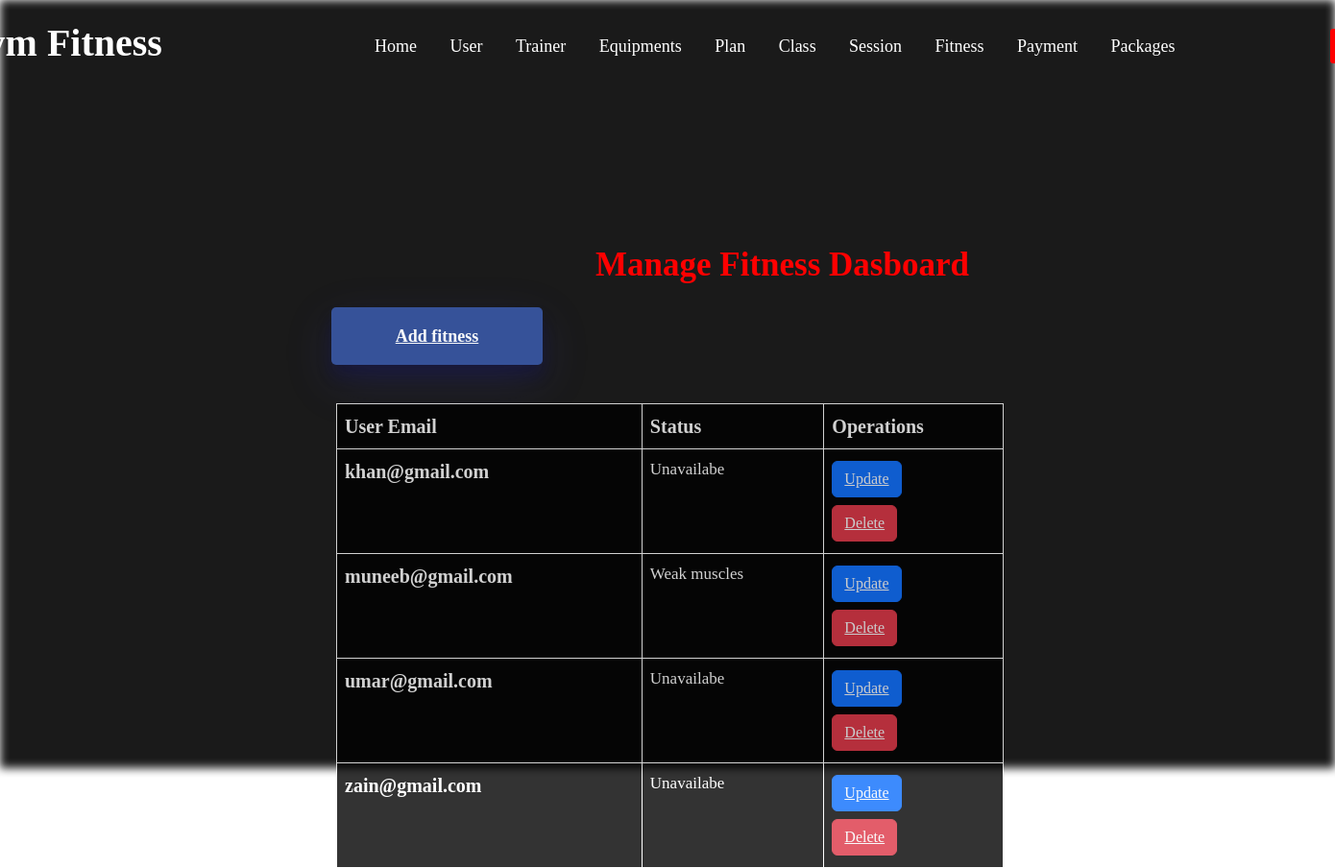
Page /fitnessData.php on the committed database.
### tables this page shows
CREATE TABLE `fitness` (
  `userEmail` varchar(50) NOT NULL,
  `fitnessstatus` text NOT NULL
);

### fitnessData.php (the view, shortened to what this page needs)
<?php
include "dbconn.php";
?>
<!doctype html>
<html lang="en">
<head>
    <link rel="stylesheet" href="https://cdnjs.cloudflare.com/ajax/libs/font-awesome/6.1.1/css/all.min.css">
    <link href="https://cdn.jsdelivr.net/npm/bootstrap@5.2.0-beta1/dist/css/bootstrap.min.css" rel="stylesheet">
</head>
<body>
    <div class="contact-form">
        <button class="login"><a href="home.php">Log out</button>
        <li class="A"><a href="adminpanel.php">Home</a></li>
        <h2><i class="fa-solid fa-dumbbell" style="font-size:30px;color:red;"></i> Gym Fitness</h2>
        <li><a href="userData.php">User</a></li>
        <li><a class="active" href="trainerData.php">Trainer</a></li>
        <li><a class="active" href="equipmentData.php">Equipments</a></li>
        <li><a class="active" href="planData.php">Plan</a></li>
        <li><a class="active" href="classData.php">Class</a></li>
        <li><a class="active" href="sessionData.php">Session</a></li>
        <li><a class="active" href="fitnessData.php">Fitness</a></li>
        <li><a class="active" href="paymentData.php">Payment</a></li>
        <li><a class="active" href="packageData.php">Packages</a></li>
    </div>
    <div class="container">
        <label class="titl"> Manage Fitness Dasboard</label>
        <button type="addUser" class="addUserbtn"><a href="fitnessDataIn.php" class="text-light">Add
                fitness</a></button>
        <table class="table" style="width:50%">
            <thead>
                <tr>
                    <th scope="col">User Email</th>
                    <th scope="col">Status</th>
                    <th scope="col">Operations</th>
                </tr>
            </thead>
            <tbody>
                <?php
                $sql = "select * from fitness";
                $result = mysqli_query($con,$sql);
                if($result){
                    while($row = mysqli_fetch_assoc($result)){
                        $userEmail = $row['userEmail'];
                        $status = $row['fitnessstatus'];
                        echo '<tr>
                        <th scope="row">'.$userEmail.'</th>
                        <td>'.$status.'</td>
                        <td>
                     <button class = "btn btn-primary my-1"><a href="fitnessDataUpd.php?updname='.$userEmail.'" class = "text-light">Update</a></button><br>
                     <button class = "btn btn-danger my-1"><a href="fitnessDataDel.php?delname='.$userEmail.'"class = "text-light">Delete</a></button><br>
                 </td>
                    </tr>';
                    }
                }
                ?>
            </tbody>
        </table>
    </div>
</body>
</html>

### fitnessData.php (style rules this page uses)
* { box-sizing: border-box; }
body { padding: 0; margin: 0; font-family: 'Poppins', sans-serif; }
body:before { content: ''; position: fixed; width: 100vw; height: 100vh; background: black; background-position: center center; background-image: url(pic.jpg); background-repeat: no-repeat; background-attachment: fixed; background-size: cover; opacity: 0.9; -webkit-filter: blur(5px); -moz-filter: blur(1px); }
.contact-form { display: inline-block; position: absolute; top: 10px; left: 50%; transform: translate(-50%, -50%); width: 1520px; height: 45px; padding: 80px 40px; background: transparent; }
.contact-form h2 { position: absolute; font-family: 'poppins', 'san-serif'; margin: 0; padding: 0 0 20px; top: 91px; font-size: 40px; font-weight: bolder; left: -28px; color: #fff; }
label { font-family: 'poppins', 'san-serif'; margin: 0; padding: 0 0 20px; color: white; position: relative; }
.contact-form li { font-family: 'poppins', 'san-serif'; position: relative; font-size: large; top: 25px; left: 400px; display: inline-block; margin: 0 15px; }
.contact-form li a { text-decoration: none; color: #fff; padding: 5px 0; position: relative; }
.contact-form li a::after { content: ''; background: #ff3d00; width: 0; height: 2px; position: absolute; left: 0; transition: width 0.5s; }
.contact-form .login { top: 100px; position: absolute; width: 90px; left: 1450px; height: 36px; font-size: 18px; font-weight: bold; padding: 10px; border: none; background: red; color: #fff; cursor: pointer; border-radius: 3px; }
table, th, td { padding: 8px; border: 1.23px solid; text-align: middle; }
table { column-width: 10px; position: absolute; top: 420px; left: 350px; opacity: 0.8; border-collapse: collapse; width: 1000px; background: black; }
th { font-family: 'Poppins'; font-size: 20px; background-color: #04AA6D; color: white; }
td { font-family: 'Poppins'; font-size: 17px; background-color: #04AA6D; color: white; }
.container .titl { position: absolute; font-size: 35px; color: red; font-weight: bolder; left: 620px; top: 250px; }
.container .addUserbtn { top: 320px; font-family: 'Poppins'; cursor: pointer; position: absolute; width: 220px; left: 345px; height: 60px; font-weight: bolder; font-size: large; background: #365299; padding: 10px 15px; color: #f5ecec; border-radius: 5px; margin-right: 10px; box-shadow: 0 12px 16px 0 rgba(10, 10, 95, 0.24), 0 17px 50px 0 rgba(73, 75, 199, 0.19); border: none; }

### rows in the picture
fitness: userEmail "khan@gmail.com", fitnessstatus "Unavailabe"
fitness: userEmail "muneeb@gmail.com", fitnessstatus "Weak muscles"
fitness: userEmail "umar@gmail.com", fitnessstatus "Unavailabe"
fitness: userEmail "zain@gmail.com", fitnessstatus "Unavailabe"
